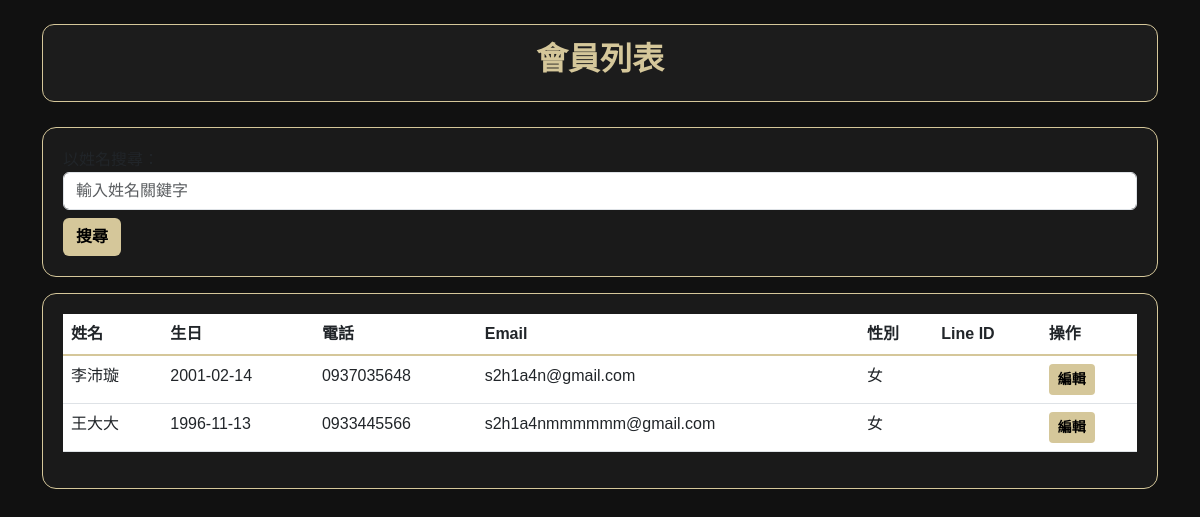
/members, run on the app's committed database.
### tables this page shows
CREATE TABLE members (
            id INTEGER PRIMARY KEY AUTOINCREMENT,
            name TEXT NOT NULL,
            birthday TEXT NOT NULL,
            phone TEXT,
            email TEXT,
            gender TEXT,
            line_id TEXT,
            UNIQUE(name, birthday)
        );

### app.py (the view)
@app.route("/members")
def members():
    keyword = request.args.get("keyword", "").strip()
    conn = get_db_connection()
    cur = conn.cursor()
    if keyword:
        cur.execute("""
            SELECT *
            FROM members
            WHERE name LIKE ?
            ORDER BY name, birthday
        """, (f"%{keyword}%",))
    else:
        cur.execute("""
            SELECT *
            FROM members
            ORDER BY name, birthday
        """)
    rows = cur.fetchall()
    conn.close()
    return render_template("members.html", members=rows, keyword=keyword)

### app.py (called while the page is built)
def get_db_connection():
    conn = sqlite3.connect(DB_PATH)
    conn.row_factory = sqlite3.Row
    return conn

### templates/members.html (shortened to what this page needs)
<!DOCTYPE html>
<html lang="zh-Hant">
<head>
    <link href="https://cdn.jsdelivr.net/npm/bootstrap@5.3.0/dist/css/bootstrap.min.css" rel="stylesheet">
</head>
<body>
<div class="container py-4">
    <div class="title-box">
        <h2>會員列表</h2>
    </div>
    <div class="card mb-3">
        <form method="GET">
            <label>以姓名搜尋：</label>
            <input type="text" name="keyword" class="form-control mb-2" value="{{ keyword }}" placeholder="輸入姓名關鍵字">
            <button class="btn btn-gold" type="submit">搜尋</button>
        </form>
    </div>
    <div class="card">
        <table class="table">
            <thead>
                <tr>
                    <th>姓名</th>
                    <th>生日</th>
                    <th>電話</th>
                    <th>Email</th>
                    <th>性別</th>
                    <th>Line ID</th>
                    <th>操作</th>
                </tr>
            </thead>
            <tbody>
            {% for m in members %}
                <tr>
                    <td>{{ m.name }}</td>
                    <td>{{ m.birthday }}</td>
                    <td>{{ m.phone }}</td>
                    <td>{{ m.email }}</td>
                    <td>{{ m.gender }}</td>
                    <td>{{ m.line_id }}</td>
                    <td>
                        <a href="{{ url_for('edit_member', member_id=m.id) }}" class="btn btn-sm btn-gold">
                            編輯
                        </a>
                    </td>
                </tr>
            {% endfor %}
            </tbody>
        </table>
    </div>
</div>
</body>
</html>

### templates/members.html (style rules this page uses)
:root { --black: #111111; --gun: #2B2B2B; --gold: #D5C79A; --gold-light: #F5EED4; }
body { background-color: var(--black); color: var(--gold-light); font-family: "Noto Sans TC", sans-serif; }
.card { background-color: #1A1A1A; border: 1px solid var(--gold); border-radius: 14px; padding: 20px; }
.title-box { background-color: #1C1C1C; padding: 15px; border-radius: 12px; border: 1px solid var(--gold); margin-bottom: 25px; text-align: center; }
.title-box h2 { color: var(--gold); font-weight: 800; }
.table { color: var(--gold-light); }
.table thead { color: var(--gold); border-bottom: 2px solid var(--gold); }
.btn-gold { background-color: var(--gold); color: black; font-weight: 700; }

### data on the page
members: name "李沛璇", birthday "2001-02-14", phone "0937035648", email "s2h1a4n@gmail.com", gender "女"
members: name "王大大", birthday "1996-11-13", phone "0933445566", email "s2h1a4nmmmmmm@gmail.com", gender "女"
